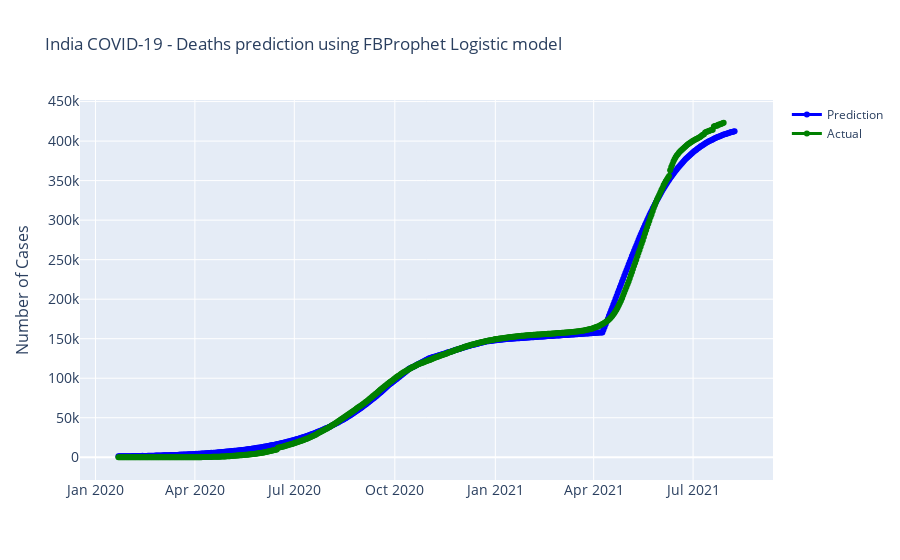

The notebook cell saved with this chart:
### Code cell
fig = go.Figure()
fig.add_trace(go.Scatter(x=forecast_log['ds'], 
                         y=forecast_log['yhat'],
                         mode='lines+markers',
                         name='Prediction',
                         line=dict(color='blue', width=3)
                        ))
fig.add_trace(go.Scatter(x=df['ds'], 
                         y=df['y'],
                         mode='lines+markers',
                         name='Actual',
                         line=dict(color='Green', width=3)
                        ))
fig.update_layout(
    title='India COVID-19 - Deaths prediction using FBProphet Logistic model',
    xaxis_tickfont_size=14,
    yaxis=dict(
        title='Number of Cases',
        titlefont_size=16,
        tickfont_size=14,
    ))
fig.show()

### Figure 1 — Plotly figure (JSON) as saved in the notebook; plotly's stock layout.template omitted (floating-point values rounded to 4 significant figures; data arrays with more than 128 entries replaced by an {"elided": "..."} marker saying what was removed)
{"data": [{"line": {"color": "blue", "width": 3}, "mode": "lines+markers", "name": "Prediction", "type": "scatter", "x": {"elided": "565 str values"}, "y": {"elided": "565 float values"}}, {"line": {"color": "Green", "width": 3}, "mode": "lines+markers", "name": "Actual", "type": "scatter", "x": {"elided": "555 str values"}, "y": {"elided": "555 int values"}}], "layout": {"title": {"text": "India COVID-19 - Deaths prediction using FBProphet Logistic model"}, "xaxis": {"tickfont": {"size": 14}}, "yaxis": {"tickfont": {"size": 14}, "title": {"font": {"size": 16}, "text": "Number of Cases"}}}}
